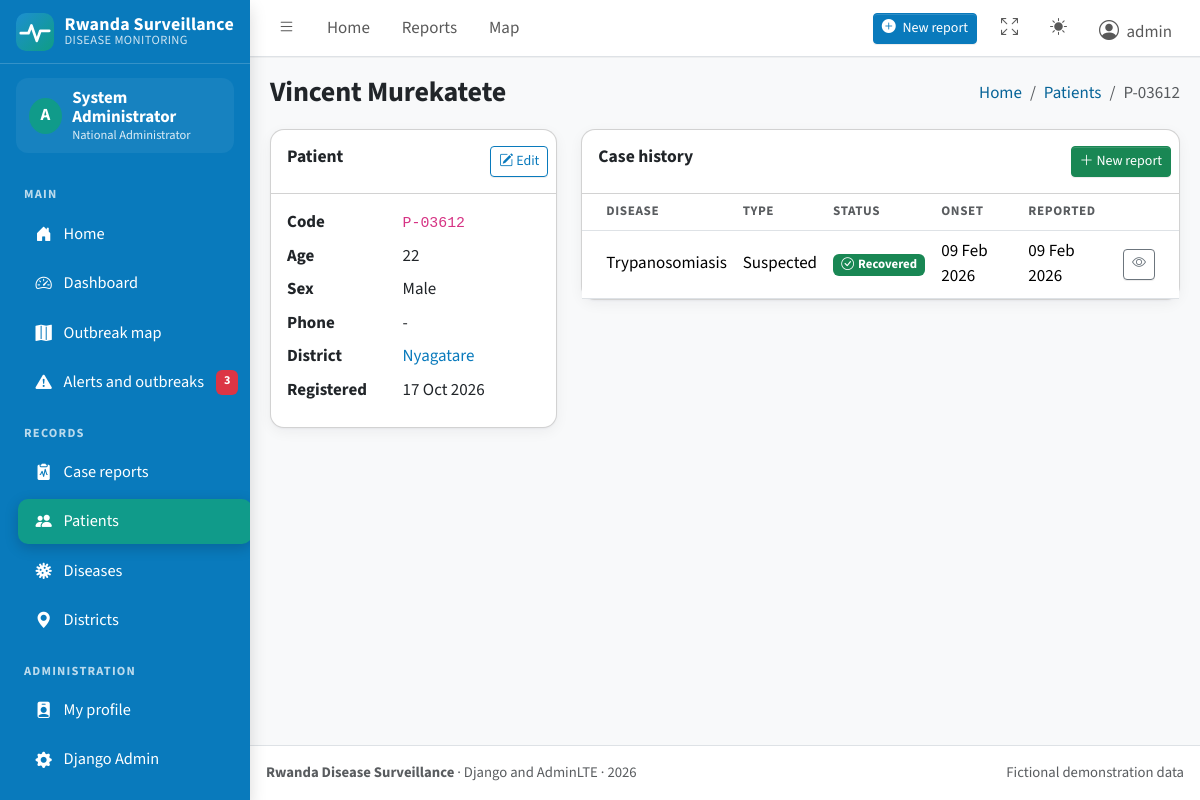
The app's page /patients/3612/ (signed in) with its own data.
### surveillance/models.py (models this page shows, shortened)
class Patient(models.Model):
    class Gender(models.TextChoices):
        MALE = "M", "Male"
        FEMALE = "F", "Female"
    patient_code = models.CharField(max_length=20, unique=True, editable=False)
    full_name = models.CharField(max_length=120)
    age = models.PositiveSmallIntegerField()
    gender = models.CharField(max_length=1, choices=Gender.choices)
    phone = models.CharField(max_length=15, blank=True)
    district = models.ForeignKey("locations.District", on_delete=models.PROTECT, related_name="patients")
    created_at = models.DateTimeField(auto_now_add=True)
    class Meta:
        ordering = ["-id"]

class CaseReport(models.Model):
    class CaseType(models.TextChoices):
        SUSPECTED = "suspected", "Suspected"
        CONFIRMED = "confirmed", "Confirmed"
    class Status(models.TextChoices):
        ACTIVE = "active", "Active"
        RECOVERED = "recovered", "Recovered"
        DECEASED = "deceased", "Deceased"
    patient = models.ForeignKey(Patient, on_delete=models.PROTECT, related_name="cases")
    disease = models.ForeignKey(Disease, on_delete=models.PROTECT, related_name="cases")
    district = models.ForeignKey("locations.District", on_delete=models.PROTECT, related_name="cases")
    case_type = models.CharField(max_length=10, choices=CaseType.choices, default=CaseType.SUSPECTED)
    status = models.CharField(max_length=10, choices=Status.choices, default=Status.ACTIVE)
    date_onset = models.DateField(help_text="Day the first symptoms started.")
    date_reported = models.DateField(default=timezone.localdate)
    reported_by = models.ForeignKey(
        settings.AUTH_USER_MODEL, on_delete=models.SET_NULL, null=True, blank=True, related_name="reports"
    )
    notes = models.TextField(blank=True)
    created_at = models.DateTimeField(auto_now_add=True)
    updated_at = models.DateTimeField(auto_now=True)
    class Meta:
        ordering = ["-date_reported", "-id"]
        indexes = [models.Index(fields=["disease", "district", "date_reported"])]

class Disease(models.Model):
    class Category(models.TextChoices):
        VECTOR = "vector", "Vector-borne"
        ZOONOTIC = "zoonotic", "Zoonotic"
        RESPIRATORY = "respiratory", "Respiratory"
        WATER_FOOD = "water_food", "Water and food-borne"
        VACCINE = "vaccine", "Vaccine-preventable"
        HAEMORRHAGIC = "haemorrhagic", "Viral haemorrhagic"
        INJURY = "injury", "Injury and envenomation"
        OTHER = "other", "Other"
    class Reporting(models.TextChoices):
        IMMEDIATE = "immediate", "Immediate (within 24 hours)"
        WEEKLY = "weekly", "Weekly"
    name = models.CharField(max_length=100, unique=True)
    code = models.CharField(max_length=10, unique=True)
    category = models.CharField(max_length=20, choices=Category.choices, default=Category.OTHER)
    reporting = models.CharField(max_length=10, choices=Reporting.choices, default=Reporting.WEEKLY)
    description = models.TextField(blank=True)
    alert_multiplier = models.DecimalField(
        max_digits=4, decimal_places=1, default=2.0,
        help_text="An alert is raised when this week's cases reach this many times the usual weekly level.",
    )
    min_cases_for_alert = models.PositiveSmallIntegerField(
        default=5, help_text="Never raise an alert for fewer cases than this in one week."
    )
    is_active = models.BooleanField(default=True)
    class Meta:
        ordering = ["name"]

### locations/models.py (models this page shows, shortened)
class District(models.Model):
    province = models.ForeignKey(Province, on_delete=models.PROTECT, related_name="districts")
    name = models.CharField(max_length=80, unique=True)
    latitude = models.DecimalField(max_digits=9, decimal_places=6)
    longitude = models.DecimalField(max_digits=9, decimal_places=6)
    class Meta:
        ordering = ["name"]

### surveillance/views.py (the view)
# urls.py: path("patients/<int:pk>/", views.PatientDetailView.as_view(), name="patient_detail"),
class PatientDetailView(PatientScopeMixin, DetailView):
    template_name = "surveillance/patient_detail.html"
    context_object_name = "patient"
    def get_context_data(self, **kwargs):
        ctx = super().get_context_data(**kwargs)
        ctx["cases"] = self.object.cases.select_related("disease", "district")
        return ctx

### templates/surveillance/patient_detail.html (shortened to what this page needs)
{% extends "base.html" %}
{% load ui_tags %}
{% block page_title %}{{ patient.full_name }}{% endblock %}
{% block breadcrumb %}<li class="breadcrumb-item"><a href="{% url 'patient_list' %}">Patients</a></li><li class="breadcrumb-item active">{{ patient.patient_code }}</li>{% endblock %}
{% block content %}
<div class="row">
  <div class="col-lg-4">
    <div class="card mb-3">
      <div class="card-header"><h3 class="card-title">Patient</h3>
        <div class="card-tools"><a href="{% url 'patient_edit' patient.pk %}" class="btn btn-sm btn-outline-primary"><i class="bi bi-pencil-square"></i> Edit</a></div></div>
      <div class="card-body">
        <dl class="row mb-0">
          <dt class="col-5">Code</dt><dd class="col-7"><code>{{ patient.patient_code }}</code></dd>
          <dt class="col-5">Age</dt><dd class="col-7">{{ patient.age }}</dd>
          <dt class="col-5">Sex</dt><dd class="col-7">{{ patient.get_gender_display }}</dd>
          <dt class="col-5">Phone</dt><dd class="col-7">{{ patient.phone|default:"-" }}</dd>
          <dt class="col-5">District</dt><dd class="col-7"><a href="{% url 'district_detail' patient.district.pk %}" class="text-decoration-none">{{ patient.district.name }}</a></dd>
          <dt class="col-5">Registered</dt><dd class="col-7">{{ patient.created_at|date:"d M Y" }}</dd>
        </dl>
      </div>
    </div>
  </div>
  <div class="col-lg-8">
    <div class="card mb-3">
      <div class="card-header"><h3 class="card-title">Case history</h3>
        <div class="card-tools"><a href="{% url 'report_add' %}?patient={{ patient.pk }}" class="btn btn-sm btn-success"><i class="bi bi-plus-lg"></i> New report</a></div></div>
      <div class="card-body p-0 table-responsive">
        <table class="table mb-0"><thead><tr><th>Disease</th><th>Type</th><th>Status</th><th>Onset</th><th>Reported</th><th></th></tr></thead><tbody>
          {% for c in cases %}<tr>
            <td>{{ c.disease.name }}</td><td>{{ c.get_case_type_display }}</td><td>{% status_badge c.status c.get_status_display %}</td>
            <td>{{ c.date_onset|date:"d M Y" }}</td><td>{{ c.date_reported|date:"d M Y" }}</td>
            <td><a href="{% url 'report_detail' c.pk %}" class="btn btn-sm btn-outline-secondary"><i class="bi bi-eye"></i></a></td></tr>
          {% empty %}<tr><td colspan="6" class="text-center text-secondary py-4">No case reports for this patient yet.</td></tr>{% endfor %}
        </tbody></table>
      </div>
    </div>
  </div>
</div>
{% endblock %}

### templates/base.html (shortened to what this page needs)
{% load static ui_tags %}<!doctype html>
<html lang="en">
<head>
  <link rel="stylesheet" href="{% static 'vendor/fonts/fonts.css' %}">
  <link rel="stylesheet" href="{% static 'vendor/bootstrap-icons/bootstrap-icons.min.css' %}">
  <link rel="stylesheet" href="{% static 'vendor/adminlte/css/adminlte.min.css' %}">
  <link rel="stylesheet" href="{% static 'css/app.css' %}">
</head>
<body class="layout-fixed sidebar-expand-lg bg-body-tertiary">
<div class="app-wrapper">
  <nav class="app-header navbar navbar-expand bg-body">
    <div class="container-fluid">
      <ul class="navbar-nav">
        <li class="nav-item">
          <a class="nav-link" data-lte-toggle="sidebar" href="#" role="button" aria-label="Toggle sidebar"><i class="bi bi-list"></i></a>
        </li>
        <li class="nav-item d-none d-md-block"><a href="{% url 'home' %}" class="nav-link">Home</a></li>
        {% if role %}
        <li class="nav-item d-none d-md-block"><a href="{% url 'report_list' %}" class="nav-link">Reports</a></li>
        <li class="nav-item d-none d-md-block"><a href="{% url 'outbreak_map' %}" class="nav-link">Map</a></li>
        {% endif %}
      </ul>
      <ul class="navbar-nav ms-auto align-items-center">
        {% if can_add_data %}
        <li class="nav-item">
          <a class="btn btn-sm btn-primary me-2" href="{% url 'report_add' %}"><i class="bi bi-plus-circle-fill me-1"></i> New report</a>
        </li>
        {% endif %}
        <li class="nav-item">
          <a class="nav-link" href="#" data-lte-toggle="fullscreen" aria-label="Toggle fullscreen">
            <i data-lte-icon="maximize" class="bi bi-arrows-fullscreen"></i>
          </a>
        </li>
        <li class="nav-item dropdown">
          <a class="nav-link" href="#" id="bd-theme" aria-label="Toggle colour theme" data-bs-toggle="dropdown" aria-expanded="false">
            <i class="bi bi-sun-fill" data-lte-theme-icon="light"></i>
          </a>
        </li>
        {% if user.is_authenticated %}
        <li class="nav-item dropdown user-menu">
          <a href="#" class="nav-link dropdown-toggle" data-bs-toggle="dropdown">
            <i class="bi bi-person-circle fs-5 me-1"></i>
            <span class="d-none d-md-inline">{{ user.username }}</span>
          </a>
        </li>
        {% else %}
        <li class="nav-item"><a class="btn btn-sm btn-outline-primary" href="{% url 'login' %}">Sign in</a></li>
        {% endif %}
      </ul>
    </div>
  </nav>
  <aside class="app-sidebar shadow" data-bs-theme="dark">
    <div class="sidebar-brand">
      <a href="{% url 'home' %}" class="brand-link">
        <img src="{% static 'img/logo.svg' %}" alt="">
        <span class="brand-title">Rwanda Surveillance<span class="brand-sub">DISEASE MONITORING</span></span>
      </a>
    </div>
    {% if user.is_authenticated %}
    <div class="sidebar-user">
      <div class="avatar">{{ user.username|slice:":1"|upper }}</div>
      <div class="who"><strong>{{ user.get_full_name|default:user.username }}</strong><small>{{ role_label }}</small></div>
    </div>
    {% endif %}
    <div class="sidebar-wrapper">
      <nav class="mt-2" aria-label="Main navigation">
        <ul class="nav sidebar-menu flex-column" role="menu" id="navigation">
          <li class="nav-header">Main</li>
          <li class="nav-item"><a href="{% url 'home' %}" class="nav-link {% nav_active 'home' %}"><i class="nav-icon bi bi-house-door-fill"></i><p>Home</p></a></li>
          {% if role %}
          <li class="nav-item"><a href="{% url 'dashboard' %}" class="nav-link {% nav_active 'dashboard' %}"><i class="nav-icon bi bi-speedometer2"></i><p>Dashboard</p></a></li>
          <li class="nav-item"><a href="{% url 'outbreak_map' %}" class="nav-link {% nav_active 'outbreak_map' %}"><i class="nav-icon bi bi-map-fill"></i><p>Outbreak map</p></a></li>
          <li class="nav-item">
            <a href="{% url 'outbreak_list' %}" class="nav-link {% nav_active 'outbreak_list' 'outbreak_detail' 'outbreak_declare' %}">
              <i class="nav-icon bi bi-exclamation-triangle-fill"></i><p>Alerts and outbreaks</p>
              {% if alert_count %}<span class="badge text-bg-danger">{{ alert_count }}</span>{% endif %}
            </a>
          </li>
          <li class="nav-header">Records</li>
          <li class="nav-item"><a href="{% url 'report_list' %}" class="nav-link {% nav_active 'report_' %}"><i class="nav-icon bi bi-clipboard2-pulse-fill"></i><p>Case reports</p></a></li>
          <li class="nav-item"><a href="{% url 'patient_list' %}" class="nav-link {% nav_active 'patient_' %}"><i class="nav-icon bi bi-people-fill"></i><p>Patients</p></a></li>
          <li class="nav-item"><a href="{% url 'disease_list' %}" class="nav-link {% nav_active 'disease_' %}"><i class="nav-icon bi bi-virus"></i><p>Diseases</p></a></li>
          <li class="nav-item"><a href="{% url 'district_list' %}" class="nav-link {% nav_active 'district_' %}"><i class="nav-icon bi bi-geo-alt-fill"></i><p>Districts</p></a></li>
          <li class="nav-header">Administration</li>
          <li class="nav-item"><a href="{% url 'profile' %}" class="nav-link {% nav_active 'profile' %}"><i class="nav-icon bi bi-person-badge-fill"></i><p>My profile</p></a></li>
          {% if user.is_staff %}
          <li class="nav-item"><a href="{% url 'admin:index' %}" class="nav-link"><i class="nav-icon bi bi-gear-fill"></i><p>Django Admin</p></a></li>
          {% endif %}
          {% elif user.is_authenticated %}
          <li class="nav-header">Account</li>
          <li class="nav-item"><a href="{% url 'profile' %}" class="nav-link"><i class="nav-icon bi bi-person-badge-fill"></i><p>My profile</p></a></li>
          {% else %}
          <li class="nav-header">Account</li>
          <li class="nav-item"><a href="{% url 'login' %}" class="nav-link"><i class="nav-icon bi bi-box-arrow-in-right"></i><p>Sign in</p></a></li>
          {% endif %}
        </ul>
      </nav>
    </div>
  </aside>
  <main class="app-main">
    <div class="app-content-header">
      <div class="container-fluid">
        <div class="row align-items-center">
          <div class="col-md-7"><h1 class="mb-0 fs-3">{% block page_title %}Dashboard{% endblock %}</h1></div>
          <div class="col-md-5">
            <nav aria-label="breadcrumb">
              <ol class="breadcrumb float-md-end mb-0">
                <li class="breadcrumb-item"><a href="{% url 'home' %}">Home</a></li>
                {% block breadcrumb %}<li class="breadcrumb-item active" aria-current="page">Dashboard</li>{% endblock %}
              </ol>
            </nav>
          </div>
        </div>
      </div>
    </div>
    <div class="app-content">
      <div class="container-fluid">
        {% block content %}{% endblock %}
      </div>
    </div>
  </main>
  <footer class="app-footer">
    <div class="float-end d-none d-sm-inline">Fictional demonstration data</div>
    <strong>Rwanda Disease Surveillance</strong> &middot; Django and AdminLTE &middot; {% now "Y" %}
  </footer>
</div>
</body>
</html>

### records on screen
Patient: full_name "Vincent Murekatete", patient_code "P-03612", age "22", gender "Male", phone "-", district.name "Nyagatare", created_at "17 Oct 2026"
CaseReport: disease.name "Trypanosomiasis", case_type "Suspected", status "Recovered", date_onset "09 Feb 2026", date_reported "09 Feb 2026"

### other values on screen
{{ user.username }} "admin"
{{ user.username|slice:":1"|upper }} "A"
{{ user.get_full_name|default:user.username }} "System Administrator"
{{ role_label }} "National Administrator"
{{ alert_count }} "3"
